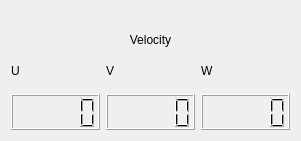
   <widget class="QWidget" name="verticalLayoutWidget_5">
    <property name="geometry">
     <rect>
      <x>30</x>
      <y>260</y>
      <width>301</width>
      <height>141</height>
     </rect>
    </property>
    <layout class="QVBoxLayout" name="VelVLayout">
     <item>
      <widget class="QLabel" name="VelLabel">
       <property name="text">
        <string>Velocity</string>
       </property>
       <property name="alignment">
        <set>Qt::AlignBottom|Qt::AlignHCenter</set>
       </property>
      </widget>
     </item>
     <item>
      <layout class="QHBoxLayout" name="VelHLabel">
       <item>
        <widget class="QLabel" name="U_VEL_Label">
         <property name="text">
          <string>U</string>
         </property>
        </widget>
       </item>
       <item>
        <widget class="QLabel" name="V_VEL_Label">
         <property name="text">
          <string>V</string>
         </property>
        </widget>
       </item>
       <item>
        <widget class="QLabel" name="W_VEL_Label">
         <property name="text">
          <string>W</string>
         </property>
        </widget>
       </item>
      </layout>
     </item>
     <item>
      <layout class="QHBoxLayout" name="Vel_DISP">
       <item>
        <widget class="QLCDNumber" name="U_Vel_DISP"/>
       </item>
       <item>
        <widget class="QLCDNumber" name="V_Vel_DISP"/>
       </item>
       <item>
        <widget class="QLCDNumber" name="W_Vel_DISP"/>
       </item>
      </layout>
     </item>
    </layout>
   </widget>
